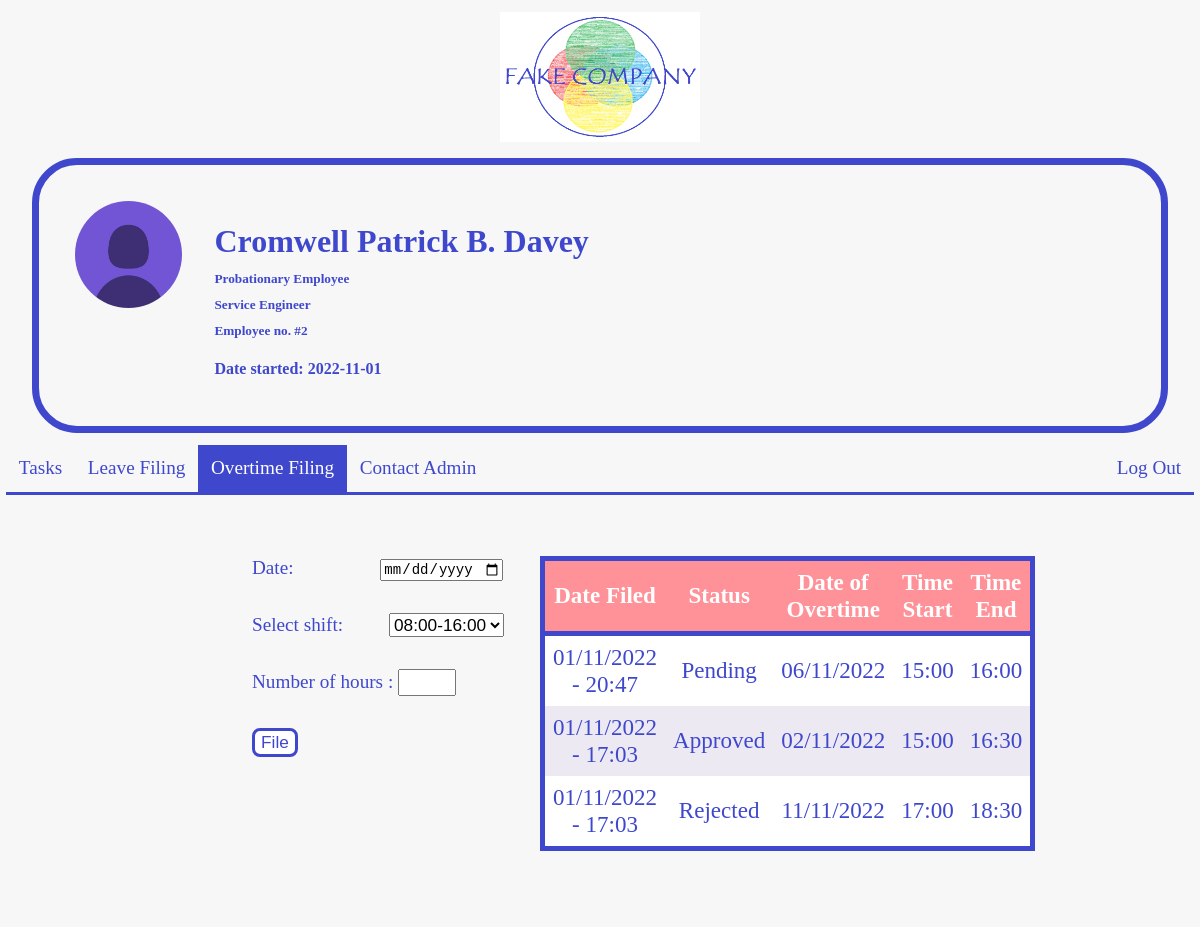
Before: /overtime_file (signed in) with the older database file.
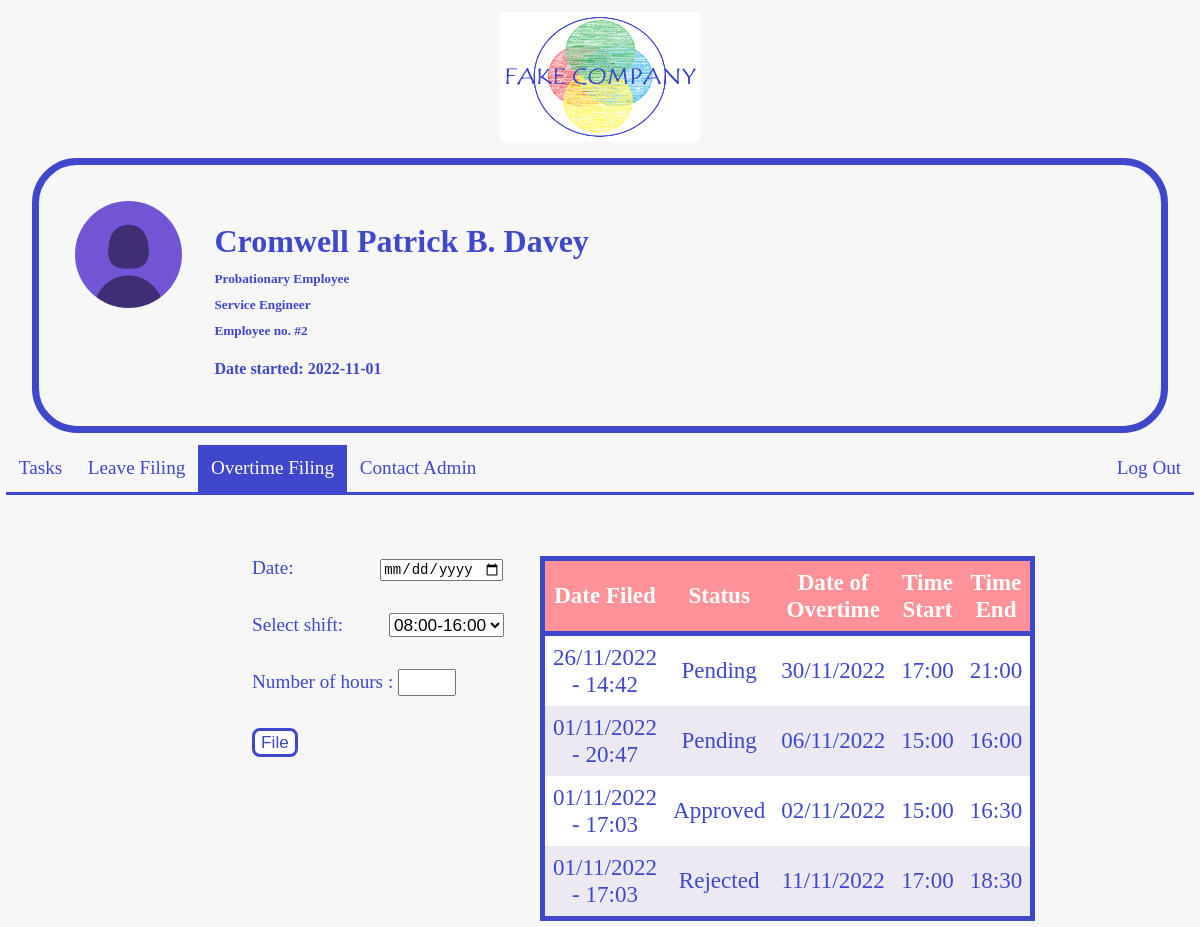
After: the same page with the newer database file.
### tables this page shows
CREATE TABLE "overtimes" (
	"overtime_id"	INTEGER,
	"user_id"	INTEGER,
	"date_filed"	TEXT,
	"status"	TEXT DEFAULT 'Pending',
	"date"	TEXT NOT NULL,
	"shift_id"	INTEGER NOT NULL,
	"ot_start"	TEXT NOT NULL,
	"ot_end"	TEXT NOT NULL,
	"total_hours"	INTEGER NOT NULL,
	FOREIGN KEY("shift_id") REFERENCES "shifts"("shift_id"),
	FOREIGN KEY("user_id") REFERENCES "users"("id"),
	PRIMARY KEY("overtime_id" AUTOINCREMENT)
);

### app.py (the view, shortened to what this page needs)
@app.route("/overtime_file", methods = ["GET", "POST"])
@login_required
def overtime_file():
    shifts = db.query(Shifts).all()
    overtimes = db.query(Overtimes).filter_by(user_id = session["user_id"]).order_by(Overtimes.date_filed.desc()).all()
    return render_template("overtime_file.html", shifts=shifts, overtimes=overtimes)

### app.py (called while the page is built)
@app.after_request
def after_request(response):
    response.headers["Cache-Control"] = "no-cache, no-store, must-revalidate"
    response.headers["Expires"] = 0
    response.headers["Pragma"] = "no-cache"
    return response

@app.context_processor
def homepage_items():
    user = None
    position = None
    user_managers = db.query(Users).filter_by(employee_position = "Manager").all()
    if session.get("user_id"):
        user = db.query(Users).filter_by(id = session["user_id"]).scalar()
        position = db.query(Users).filter_by(id = session["user_id"]).scalar().employee_position
    return dict(user = user, position = position, user_managers=user_managers)

### functions.py (called while the page is built)
def login_required(f):
    @wraps(f)
    def decorated_function(*args, **kwargs):
        if session.get("user_id") is None:
            return redirect("/login")
        return f(*args, **kwargs)
    return decorated_function

### templates/overtime_file.html (shortened to what this page needs)
{% extends "layout.html" %}
{% block main %}
    <div class="user_ot_leave">
        <div>
            <form class="overtime_form" action="/overtime_file" method="post">
                <label for="ot_date">Date:</label>
                <input autofocus type="date" id="ot_date" name="ot_date" style="width: 118px; margin-left: 82px;"><br>
                <label for="shifts">Select shift:</label>
                <select id="shift_id" name="shift_id" style="margin-left: 41px;">'
                    {% for shift in shifts %}
                        {% if shift.shift_id == 2 %}
                            <option value="{{ shift.shift_id }}" selected>{{ shift.in }}-{{ shift.out }}</option>
                        {% else %}
                            <option value="{{ shift.shift_id }}">{{ shift.in }}-{{ shift.out }}</option>
                        {% endif %}
                    {% endfor %}
                </select><br>
                <label for="ot_hours">Number of hours :</label>
                <input type="number" id="ot_hours" name="ot_hours" min="1" step="0.5" style="width: 50px;"><br>
                <button id="submit_file" type="submit">File</button>
            </form>
        </div>
        <div>
            <table class="table" id="overtime">
                <thead>
                    <tr>
                        <th><strong>Date Filed</strong></th>
                        <th><strong>Status</strong></th>
                        <th><strong>Date of Overtime</strong></th>
                        <th><strong>Time Start</strong></th>
                        <th><strong>Time End</strong></th>
                    </tr>
                </thead>
                <tbody>
                    {% for overtime in overtimes %}
                        <tr>
                            <td>{{ overtime.date_filed }}</td>
                            <td>{{ overtime.status }}</td>
                            <td>{{ overtime.date }}</td>
                            <td>{{ overtime.ot_start }}</td>
                            <td>{{ overtime.ot_end }}</td>
                        </tr>
                    {% endfor %}
                </tbody>
            </table>
        </div>
    </div>
{% endblock %}

Changed rows visible on the page:
added overtimes: date_filed "26/11/2022 - 14:42", status "Pending", date "30/11/2022", ot_start "17:00", ot_end "21:00"
